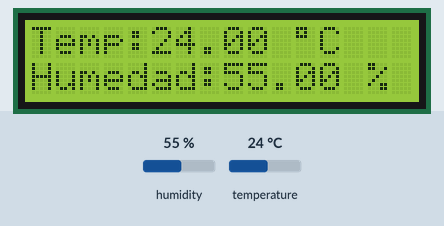
Simulated run of this sketch. Board: ESP8266 (NodeMCU). Parts: 16×2 character LCD. Inputs (shaded band) come from the test bench; at power-on: humidity 55 %, temperature 24 °C. WiFi joins after 1.5 s; servers stay silent unless stated; what the sketch prints to the serial monitor is not drawn.

Above: at 4.6 s.
4.7 s: humidity set to 22 %
At 6.8 s:
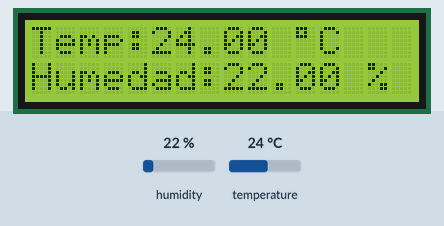
7.7 s: temperature set to 12 °C
At 8.5 s:
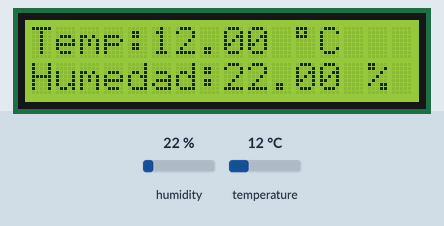
10.7 s: humidity set to 40 %
At 12.9 s:
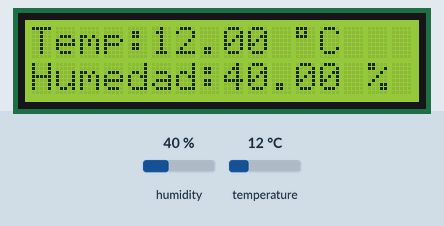
13.7 s: temperature set to 19 °C
At 15.7 s:
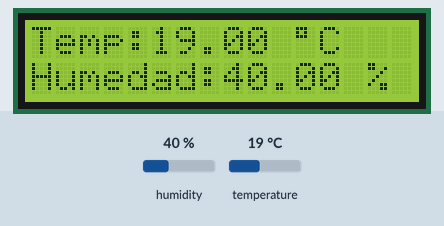
Timing chart, 0 to 17.2 s (numbered marks = the images above; inputs shaded):
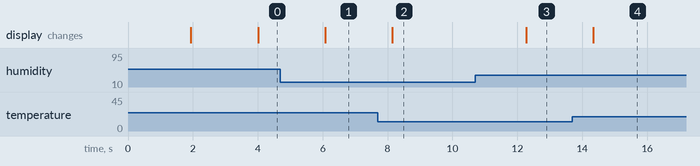

Measured:
- after the input at 4.7 s, the display: changes after 1.4 s (image 1)
- after the input at 7.7 s, the display: changes after 0.44 s (image 2)
- after the input at 10.7 s, the display: changes after 1.6 s (image 3)
- after the input at 13.7 s, the display: changes after 0.65 s (image 4)

The sketch:

BLYNK_2020.ino
```cpp
// Robo India Tutorial
// Digital Output on LED
// Hardware: NodeMCU Blynk Board


#define BLYNK_PRINT Serial


#include <ESP8266WiFi.h>
#include <BlynkSimpleEsp8266.h>
#include "DHT.h"           // including the library of DHT11 temperature and humidity sensor
//#include <SimpleTimer.h>   //including the library of SimpleTimer
#define DHTTYPE DHT11      // DHT 11

#include <LiquidCrystal_I2C.h>
// Construct an LCD object and pass it the
// I2C address, width (in characters) and
// height (in characters). Depending on the
// Actual device, the IC2 address may change.
LiquidCrystal_I2C lcd(0x3F, 16, 2);

#define dht_dpin 2
DHT dht(dht_dpin, DHTTYPE);
//SimpleTimer timer;
char auth[] = "Fw5bFij04k16rDX0MppIsp7n09pfKGam";

// Set password to "" for open networks.
char ssid[] = "INFINITUM449E";
char pass[] = "dxxVxVW3Hd";
float t;                                   // Declare the variables
float h;

BlynkTimer timer;

void setup()
{
    Serial.begin(9600);// Debug console
    Blynk.begin(auth, ssid, pass);
    dht.begin();
    timer.setInterval(2000, sendUptime);
    lcd.begin(16,2);     // The begin call takes the width and height. This
    lcd.init();          // Should match the number provided to the constructor.
    lcd.backlight();     // Turn on the backlight.
    lcd.setCursor(0, 0); // Move the cursor characters to the right and
                         // zero characters down (line 1).
    lcd.print("Hola");  // Print HELLO to the screen, starting at 0,0.


    lcd.setCursor(0, 1);    // Move the cursor to the next line and print
    lcd.print("Mundo");     // WORLD.

}

void sendUptime()
{

  float h = dht.readHumidity();
  float t = dht.readTemperature();
  Serial.println("Humidity and temperature\n\n");
  Serial.print("Current humidity = ");
  Serial.print(h);
  Serial.print("%  ");
  Serial.print("temperature = ");
  Serial.print(t);
  Blynk.virtualWrite(V0, t);
  Blynk.virtualWrite(V1, h);

}

void loop()
{

  // ESPERAR ENTRE MEDICIONES, NECESARIO PARA EL BUEN FUNCIONAMIENTO
  delay(2000);

  // LEER LA HUMEDAD USANDO EL METRODO READHUMIDITY
  float h = dht.readHumidity();
  // LEER LA TEMPERATURA USANDO EL METRODO READTEMPERATURE
  float t = dht.readTemperature();

  // REVISAR QUE LOS RESULTADOS SEAN VALORES NUMERICOS VALIDOS, INDICANDO QUE LA COMUNICACION ES CORRECTA
  if (isnan(h) || isnan(t)) {
    Serial.println("Falla al leer el sensor DHT11!");
    return;
  }
  // IMPRIMIR RESULTADO AL MONITOR SERIAL
  Blynk.run();
  timer.run();
  lcd.setCursor(0, 0);
    lcd.print("Temp:");
  lcd.print(t);
  lcd.println(" \337C    ");
  lcd.setCursor(0, 1);
  lcd.print("Humedad:");
  lcd.print(h);
  lcd.print(" % ");
}
```
